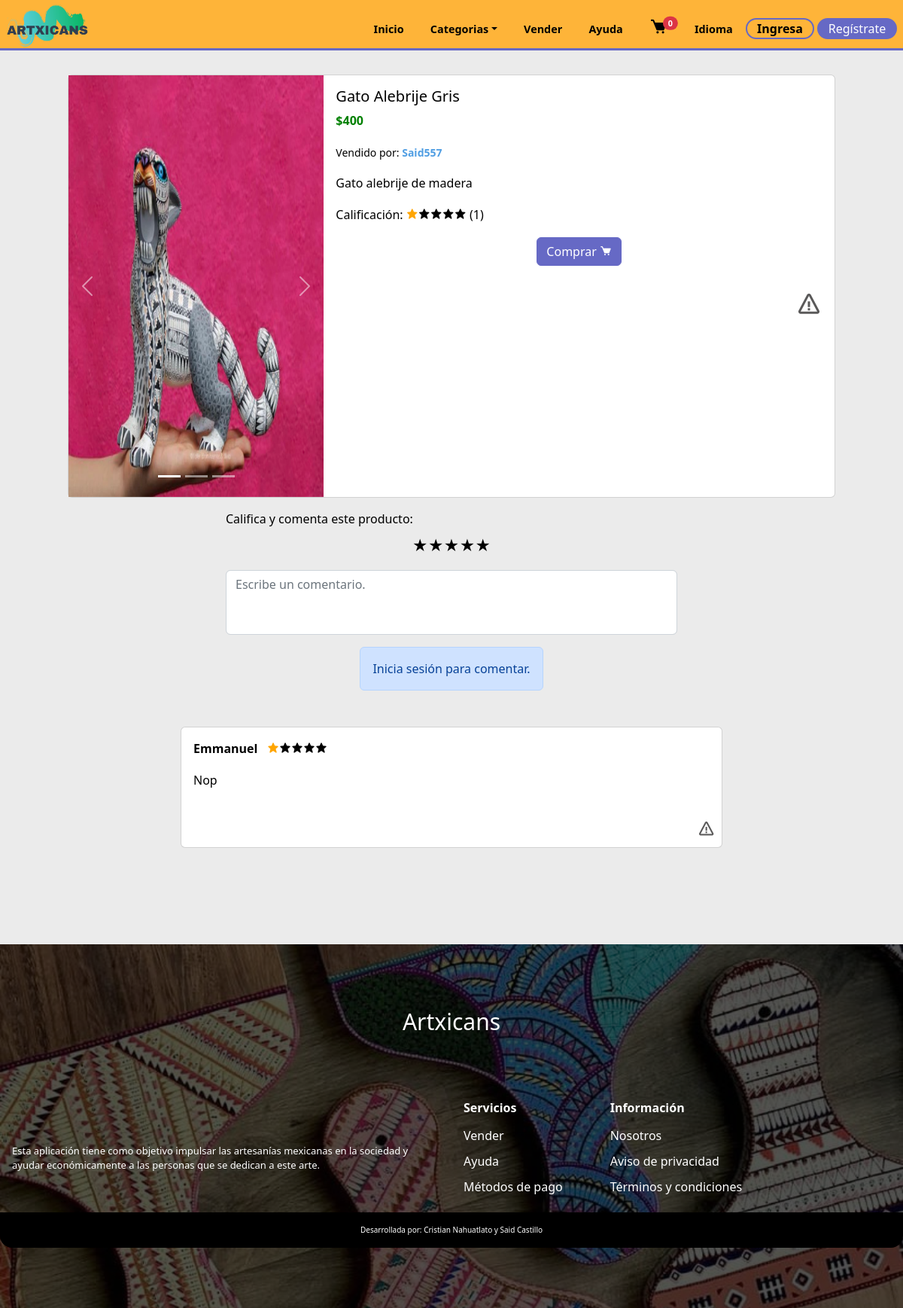
The page /product.php?id_product=9 on the database as committed earlier.
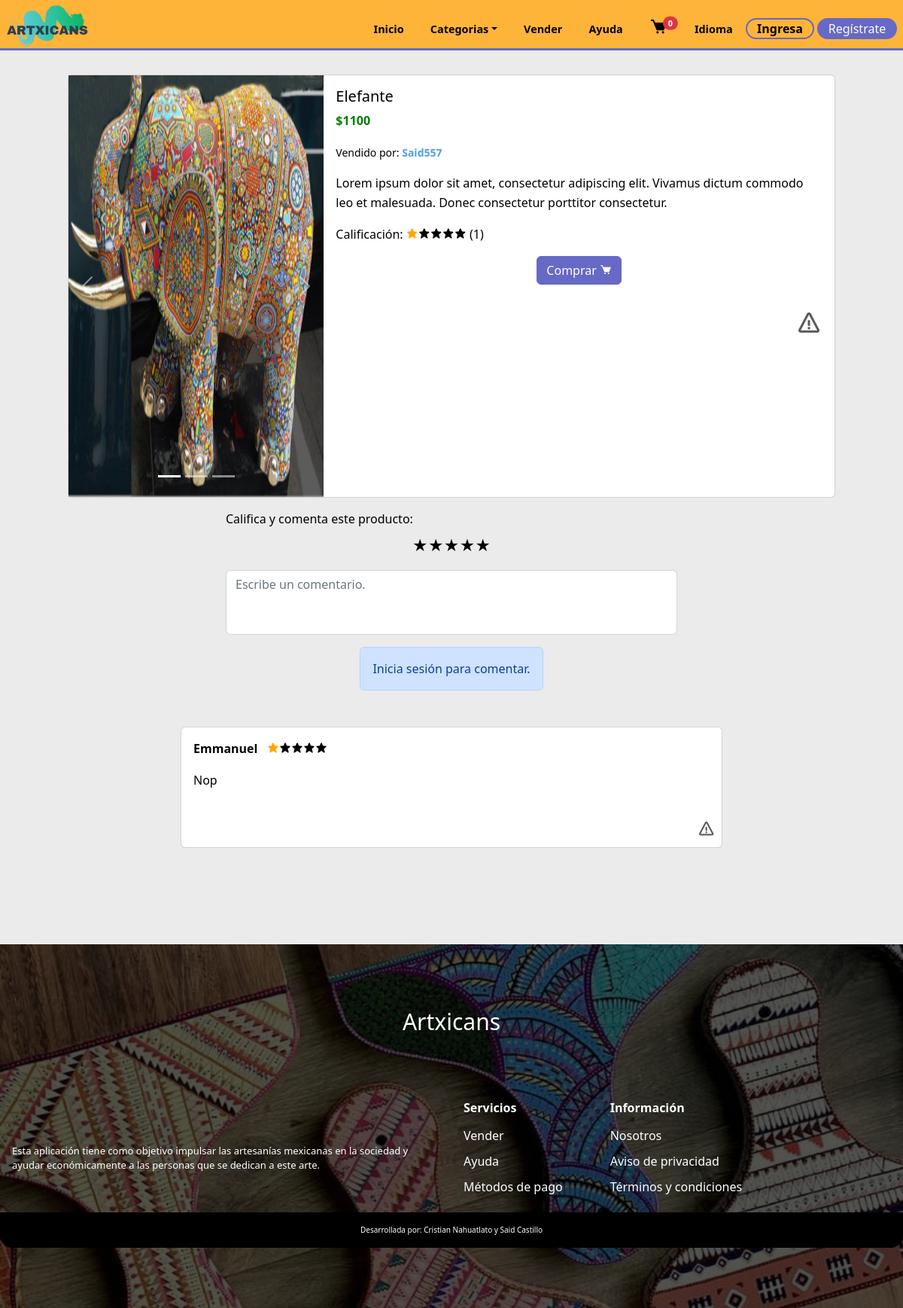
The same page on the database as committed later.
### tables this page shows
CREATE TABLE `products` (
  `id_product` int(11) NOT NULL,
  `product` varchar(80) NOT NULL,
  `image1` varchar(80) NOT NULL,
  `price` int(11) NOT NULL,
  `description` varchar(250) NOT NULL,
  `category` varchar(30) NOT NULL,
  `stock` int(11) NOT NULL,
  `image2` varchar(30) NOT NULL,
  `image3` varchar(30) NOT NULL,
  `ID_registro` int(11) DEFAULT NULL,
  `estatus` varchar(50) NOT NULL
);

CREATE TABLE `reg_sellers` (
  `IDregseller` int(11) NOT NULL,
  `Nombre` varchar(255) NOT NULL,
  `apellidos` varchar(255) NOT NULL,
  `nickname` varchar(255) NOT NULL,
  `lada` int(4) NOT NULL,
  `telefono` varchar(20) NOT NULL,
  `telefonoref` varchar(20) NOT NULL,
  `domicilio` varchar(255) NOT NULL,
  `postal` varchar(10) NOT NULL,
  `identificador` varchar(255) NOT NULL,
  `solicitud` varchar(50) NOT NULL,
  `ID_registro` int(11) DEFAULT NULL
);

CREATE TABLE `stars` (
  `id_star` int(11) NOT NULL,
  `star` int(11) NOT NULL,
  `comment` varchar(150) NOT NULL,
  `ID_registro` int(11) DEFAULT NULL,
  `id_product` int(11) DEFAULT NULL
);

CREATE TABLE `registro` (
  `ID` int(11) NOT NULL,
  `Nombre` varchar(255) NOT NULL,
  `Correo` varchar(255) NOT NULL,
  `Contraseña` varchar(255) NOT NULL,
  `estatus` int(2) NOT NULL,
  `direccion` int(1) NOT NULL
);

### product.php (the view, shortened to what the rows shown need)
<?php
    include('templates/cabecera.php');
    include('global/cart.php');
    if(isset($_GET['id_product'])){
        $query = $conn ->query("SELECT * FROM products WHERE id_product = ".$_GET['id_product']) or die($conn->error);
        if(mysqli_num_rows($query) > 0){
            $row = mysqli_fetch_row($query);
        }else{
            echo("<script>location.href = 'index.php';</script>");
        }
    }else{
        echo("<script>location.href = 'index.php';</script>");
    }
?>
<div class="card mb-3 mx-auto card-product" style="width: 85vw;margin-top:2rem">
  <div class="row g-0">
    <div class="col-md-4">
      <div id="carouselExampleIndicators" class="carousel slide">
        <div class="carousel-inner">
          <div class="carousel-item active">
            <img src="./assets/products/<?php echo $row[2]?>" class="d-block w-100 object-fit-cover " style="height:70vh" alt="...">
          </div>
        </div>
      </div>
    </div>
    <?php
      $p = $row[9];
      $vendedor = mysqli_query($conn,"SELECT * FROM reg_sellers WHERE ID_registro = $p");
      $resultVendedor = mysqli_fetch_array($vendedor);
?>
    <div class="col-md-8">
      <div class="card-body">
        <h3 class="card-title"><?php echo $row[1]?></h3>
        <p class="card-text price">$<?php echo $row[3];?></p>
        <p class="card-text"><small class="text-body-secondary">Vendido por:&nbsp;<strong><a href="profile-seller.php?seller_data=<?php echo $resultVendedor['ID_registro']?>"><?php echo $resultVendedor['nickname']?></a></strong></small></p>
        <p class="card-text"><?php echo $row[4]?></p>
        <p class="card-text stars-pointer">Calificación:
          <?php
            $id_product =$row[0];
            $sql = mysqli_query($conn,"SELECT * FROM stars WHERE id_product = $id_product");
            $sum =  mysqli_query($conn,"SELECT SUM(star) as score FROM stars WHERE id_product = $id_product");
            $score = mysqli_fetch_array($sum);
            $num = $sql->num_rows;
            if($num > 0){
            $data1 = $num * 1; $data2 = $num * 2;$data3 = $num * 3; $data4 = $num * 4; $data5 = $num * 5;
            $counter = $score['score'];
            if($counter >= $data5):
            ?>
            <i class="bx bxs-star bx-5"></i><i class="bx bxs-star bx-5"></i><i class="bx bxs-star bx-5"></i><i class="bx bxs-star bx-5"></i><i class="bx bxs-star bx-5"></i>
            <?php elseif($counter >= $data4):?>
            <i class="bx bxs-star bx-5"></i><i class="bx bxs-star bx-5"></i><i class="bx bxs-star bx-5"></i><i class="bx bxs-star bx-5"></i><i class="bx bxs-star bx-10"></i>
            <?php elseif($counter >= $data3):?>
            <i class="bx bxs-star bx-5"></i><i class="bx bxs-star bx-5"></i><i class="bx bxs-star bx-5"></i><i class="bx bxs-star bx-10"></i><i class="bx bxs-star bx-10"></i>
            <?php elseif($counter >= $data2):?>
            <i class="bx bxs-star bx-5"></i><i class="bx bxs-star bx-5"></i><i class="bx bxs-star bx-10"></i><i class="bx bxs-star bx-10"></i><i class="bx bxs-star bx-10"></i>
            <?php else:?>
            <i class="bx bxs-star bx-5"></i><i class="bx bxs-star bx-10"></i><i class="bx bxs-star bx-10"></i><i class="bx bxs-star bx-10"></i><i class="bx bxs-star bx-10"></i>
            <?php endif;
            ?>
        (<?php echo $num?>)
            <?php }?>
        </p>
        <form action="" method="post">
        <div class="choose">
        </div>
            </form>
    </div>
  </div>
  </div>
</div>
        <div class="all-comments">
      <?php
        $check = mysqli_query($conn,"SELECT * FROM registro INNER JOIN stars
        ON registro.ID = stars.ID_registro INNER JOIN products
        ON stars.id_product = products.id_product
        WHERE stars.id_product = $id_product");
        if($check->num_rows > 0){
          if(@!$_SESSION['user']){
            $query2 = mysqli_query($conn,"SELECT * FROM registro INNER JOIN stars
            ON registro.ID = stars.ID_registro INNER JOIN products
            ON stars.id_product = products.id_product
            WHERE stars.id_product = $id_product");
            }
        while($data = mysqli_fetch_array($query2)){
      ?>
      <div class="card card-comment">
        <div class="card-body">
          <div class="com-cointer">
        <p class="stars-score"><strong><?php echo $data['Nombre']?></strong>&nbsp;&nbsp;
              <?php
              switch($data['star']){
                case '1': echo "<i class='bx bxs-star bx-5'></i><i class='bx bxs-star bx-10'></i><i class='bx bxs-star bx-10'></i><i class='bx bxs-star bx-10'></i><i class='bx bxs-star bx-10'></i>";
                break;
              }
              ?>
        </p>
        </div>
        <p > <?php echo $data['comment']?></p>
      </div>
      <div class="options-container">
        <a  data-bs-toggle="modal" style="cursor:pointer" data-bs-target="#ModalReport-<?php echo $data['id_star']?>" class="report-container"><i class='bx bx-error bx-sm'></i></a>
      </div>
      </div>
    <?php }
        }else{
          ?>
          <div class="alert alert-dark" role="alert">
            Este producto aún no cuenta con comentarios.
          </div>
          <?php
        }
    ?>
</div>
<?php
    include('templates/pie.php');
?>

Rows that differ between the two databases and show on the page:
changed products: image1: a different picture; product "Gato Alebrije Gris" → "Elefante"; price "400" → "1100"; description "Gato alebrije de madera" → "Lorem ipsum dolor sit amet, consectetur adipiscing elit. Vivamus dictum commodo leo et malesuada. Donec consectetur porttitor consectetur."
